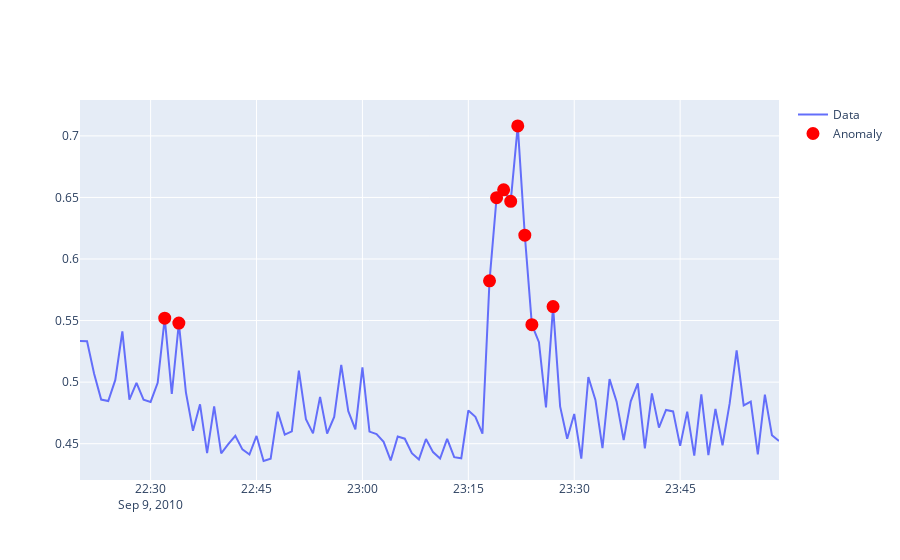

Notebook source saved alongside this figure:
### Code cell
### Plots ########

from plotly.offline import download_plotlyjs, init_notebook_mode, plot, iplot
# import matplotlib.pyplot as plt
# from matplotlib import pyplot
import plotly.graph_objects as go

plot_data=go.Scatter(name='Data',showlegend=True,x=date_time_list, y=anomalyScores_list)
anomalies_map = go.Scatter(name="Anomaly",
                               showlegend=True,
                               x=anomaly_date,
                               y=pred_list,
                               mode='markers',
                               marker=dict(color="red",
                                           size=11,
                                           line=dict(
                                               color="red",
                                               width=2)))
fig=go.Figure(data=[plot_data,anomalies_map])
fig.show()
